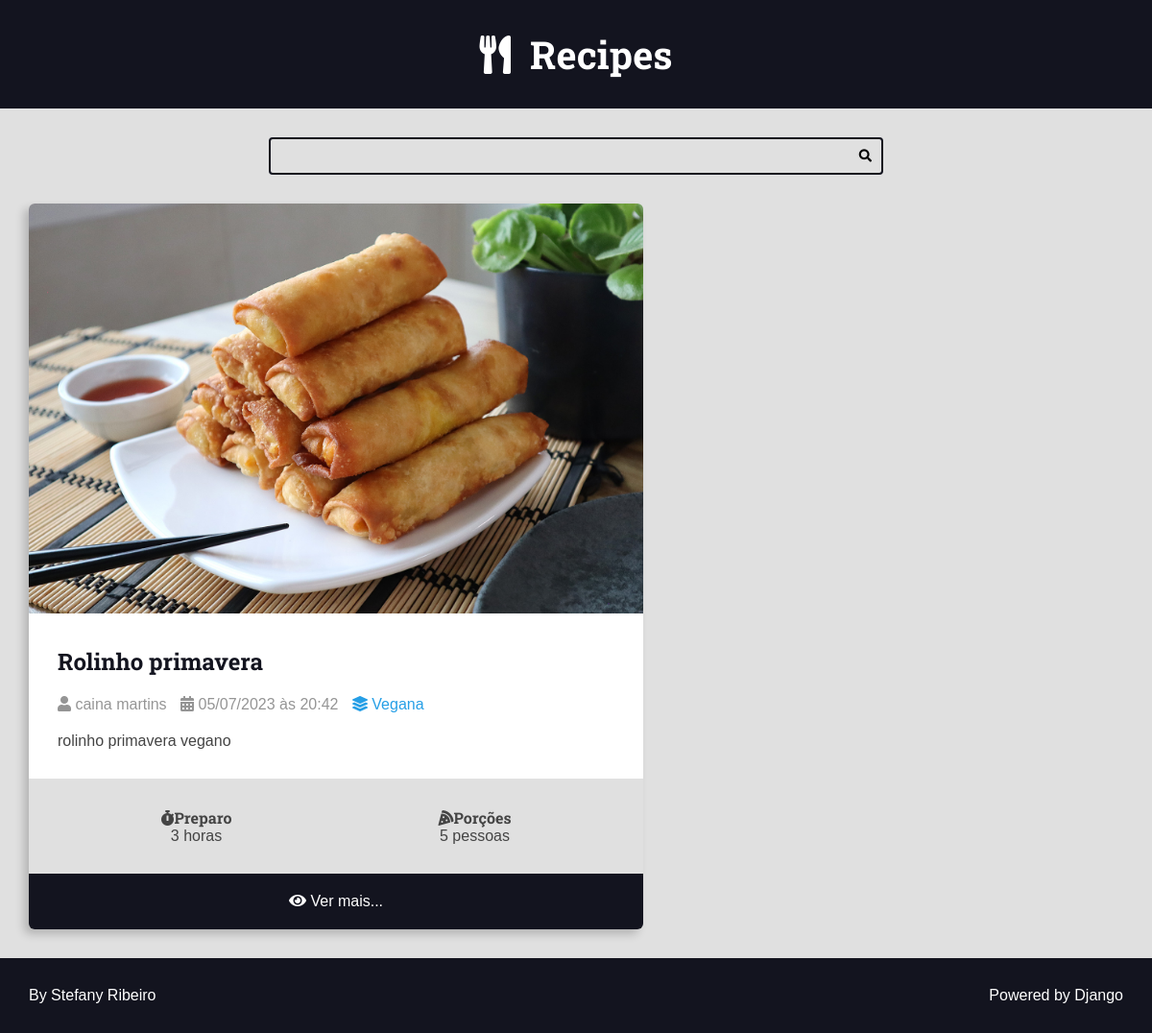
Page /recipes/category/3/ on the committed database.
### recipes/models.py (models this page shows, shortened)
class Recipe(models.Model):
    title = models.CharField(max_length=65)
    description = models.CharField(max_length=165) #caracteres
    slug = models.SlugField() #
    preparation_time = models.IntegerField() #numero inteiro
    preparation_time_unit = models.CharField(max_length=165)
    servings = models.IntegerField()
    servings_unit = models.CharField(max_length=165)
    preparation_steps = models.TextField() #campo de texto livre
    preparation_steps_is_html = models.BooleanField(default=False)
    created_at = models.DateTimeField(auto_now_add=True) #campo dia e hora o auto_now_add no momento da criação gera uma data
    updated_at = models.DateTimeField(auto_now=True) #o auto_now atualiza o campo
    is_published = models.BooleanField(default=False)
    cover = models.ImageField(upload_to='recipes/covers/%Y/%m/%d/')
    category = models.ForeignKey(Category, on_delete=models.SET_NULL, null=True, blank=True, default=None) #precisa do paremetro para onde vai (category) e o on delete define o que vai acontecer caso a categoria seja deletada, nesse caso, será nula e, para isso, precisamos do null=True
    author = models.ForeignKey(User, on_delete=models.SET_NULL, null=True) #aqui está usando o import de User para adicionar os usuários ao banco

class Category(models.Model):
    name = models.CharField(max_length=65)

### recipes/views.py (the view)
# urls.py: path('recipes/category/<int:category_id>/', views.category, name="recipes-category"),
def category(request, category_id):
    recipes = Recipe.objects.filter(category__id=category_id, is_published=True).order_by('-id')
    return render(request, 'recipes/pages/category.html', context={
        'recipes': recipes,
    })

### recipes/templates/recipes/pages/category.html (shortened to what this page needs)
{% extends 'global/base.html' %}
{% block content %}
        <div class="main-content main-content-list container">
            {% for recipe in recipes %}
                {% include 'recipes/partials/recipe.html' %}
            {% endfor %}
        </div>
{% endblock content %}

### recipes/templates/recipes/partials/recipe.html (shortened to what this page needs)
<div class="recipe recipe-list-item">
    <div class="recipe-cover">
        <a href="{% url 'recipes-recipe' recipe.id %}">
            <img src="{{recipe.cover.url}}" alt="temporario">
        </a>
    </div>
    <div class="recipe-title-container">
        <h2 class="recipe-title">
            <a class="recipe-title" href="{% url 'recipes-recipe' recipe.id %}">
            {{ recipe.title }}
            </a>
        </h2>
    </div>
    <div class="recipe-author">
        <span class="recipe-author-item">
            <i class="fas fa-user"></i>
            {%if recipe.author is not None%}
                {%if recipe.author.first_name%}
                    {{recipe.author.first_name}} {{recipe.author.last_name}}
                {%else%}
                    {{recipe.author.username}}
                {%endif%}
            {%else%}
                Desconhecido
            {%endif%}
        </span>
        <span class="recipe-author-item">
            <i class="fas fa-calendar-alt"></i>
            {{recipe.created_at|date:"d/m/Y"}} às {{recipe.created_at|date:"H:i"}}
        </span>
        {% if recipe.category is not None %}
        <span class="recipe-author-item">
            <a href="{% url 'recipes-category' recipe.category.id %}">
                <i class="fas fa-layer-group"></i>
                <span>{{recipe.category.name}}</span>
            </a>
        </span>
        {%endif%}
    </div>
    <div class="recipe-content">
        <p>{{recipe.description}}</p>
    </div>
    <div class="recipe-meta-container">
        <div class="recipe-meta recipe-preparation">
            <h3 class="recipe-meta-title"><i class="fas fa-stopwatch"></i>Preparo</h3>
            <div class="recipe-meta-text">
                {{recipe.preparation_time}} {{recipe.preparation_time_unit}}
            </div>
        </div>
        <div class="recipe-meta recipe-servings">
            <h3 class="recipe-meta-title"><i class="fas fa-pizza-slice"></i>Porções</h3>
            <div class="recipe-meta-text">
                {{recipe.servings}} {{recipe.servings_unit}}
            </div>
        </div>
    </div>
    {% if is_detail_page is not True %}
    <footer class="recipe-footer">
        <a href="{% url 'recipes-recipe' recipe.id %}" class="recipe-read-more button button-full-width">
            <i class="fas fa-eye"></i>
            <span>Ver mais...</span>
        </a>
    </footer>
    {% endif %}
    </div>

### recipes/static/recipes/css/styles.css (style rules this page uses)
:root { --color-primary: #269fe6; --color-primary-hover: #2086c2; --color-primary-dark: #13141f; --color-primary-dark-hover: #212336; --color-primary-light: #d4ecfa; --color-primary-light-hover: #bdd8e7; --color-white: #fff; --color-black: #000; --color-dark-text: #444; --color-info-light: #cce5ff; --color-debug-light: #cce5ff; --color-success-light: #d4edda; --color-alert-light: #fff3cd; --color-warning-light: #fff3cd; --color-error-light: #f8d7da; --color-info-dark: #4d86c4; --color-debug-dark: #4d86c4; --color-success-dark: #4a9c5d; --color-alert-dark: #927f40; --color-warning-dark: #927f40; --color-error-dark: #da525d; --color-gray-0: #f9f9f9; --color-gray-1: #e0e0e0; --color-gray-2: #c7c7c7; --color-gray-3: #aeaeae; --color-gray-4: #959595; --color-gray-5: #7d7d7d; --color-gray-6: #646464; --color-gray-7: #4b4b4b; --color-gray-8: #323232; --color-gray-9: #191919; --font-primary: sans-serif; --font-headings: 'Roboto Slab', serif; --spacing-gutter-medium: 3rem; --spacing-gutter-large: 4rem; }
* { padding: 0; margin: 0; box-sizing: border-box; }
html { font-size: 62.5%; }
body { font-size: 1.6rem; font-family: var(--font-primary); background-color: var(--color-gray-1); color: var(--color-dark-text); }
.container { max-width: 144rem; margin: 0 auto; padding: var(--spacing-gutter-medium); }
h1, h2, h3, h4, h5, h6 { font-family: var(--font-headings); }
.main-content { padding-top: 0; }
.main-content-list { display: grid; grid-template-columns: repeat(auto-fit, minmax(340px, 1fr)); gap: var(--spacing-gutter-large); }
.recipe { background-color: var(--color-white); box-shadow: -5px 5px 10px rgba(0, 0, 0, .2); transition: all 300ms ease-in-out; transform: scale(1); border-radius: .6rem; overflow: hidden; }
.recipe img { max-width: 100%; }
.recipe-list-item { max-width: 64rem; height: fit-content; }
.recipe-title-container { padding: var(--spacing-gutter-medium); padding-bottom: 2rem; }
.recipe-author-item { color: var(--color-gray-4); margin-right: 1rem; }
.recipe-author { padding: 0 var(--spacing-gutter-medium); }
.recipe-content { padding: var(--spacing-gutter-medium); padding-top: 2rem; }
.recipe-author a { color: var(--color-primary); text-decoration: none; transition: all 300ms ease-in-out; }
.recipe-meta-container { display: flex; flex-flow: row wrap; padding: var(--spacing-gutter-medium); background-color: var(--color-gray-1); }
.recipe-meta { display: flex; flex-flow: column nowrap; flex-shrink: 1; flex-grow: 1; text-align: center; }
.recipe-meta-title { font-size: 1.6rem; }
.recipe-title { text-decoration: none; color: var(--color-primary-dark); }
.recipe-footer a { background-color: var(--color-primary-dark); display: block; color: var(--color-white); text-decoration: none; text-align: center; padding: calc(var(--spacing-gutter-medium) / 1.5); transition: all 300ms ease-in-out; }

### rows in the picture
Recipe: cover (picture), title "Rolinho primavera", author.first_name "caina", author.last_name "martins", created_at "05/07/2023", created_at "20:42", category.name "Vegana", description "rolinho primavera vegano", preparation_time "3", preparation_time_unit "horas", servings "5", servings_unit "pessoas"
